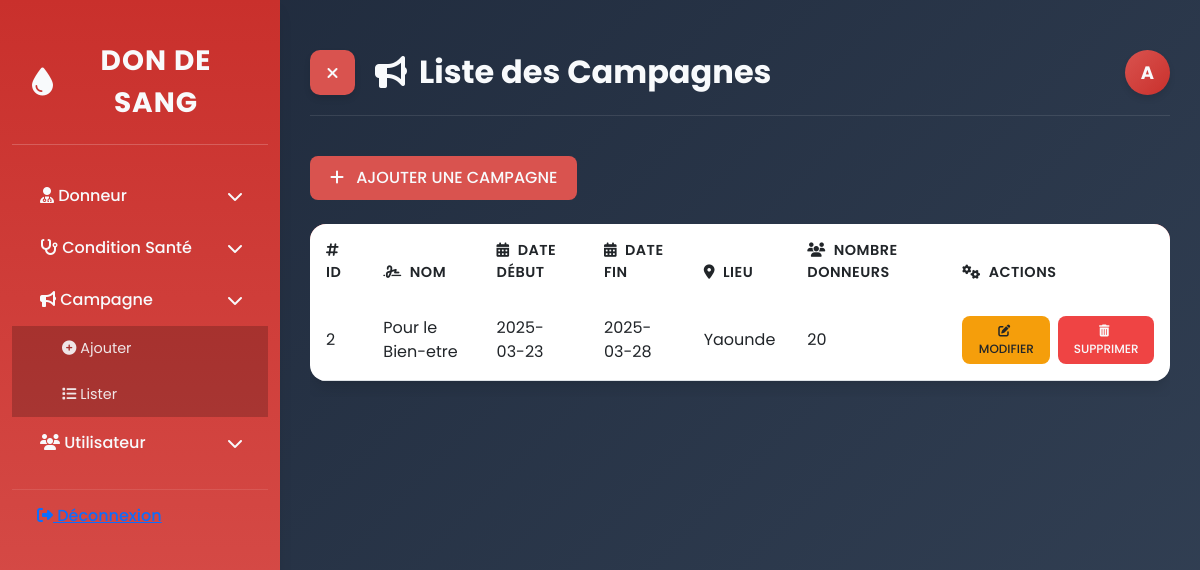
Screenshot of /index.php?action=lister_campagnes (signed in) with the database file from the repository.
### tables this page shows
CREATE TABLE `campagnes` (
  `ID_Campagne` int NOT NULL AUTO_INCREMENT,
  `Nom_Campagne` varchar(100) NOT NULL,
  `Date_Debut` date NOT NULL,
  `Date_Fin` date NOT NULL,
  `Lieu` varchar(100) NOT NULL,
  `Nombre_Donneurs` int DEFAULT '0',
  PRIMARY KEY (`ID_Campagne`)
);

### controllers/CampagneController.php (called while the page is built, shortened)
<?php
require_once '../classes/Campagne.php';
class CampagneController {
    private $campagne;
    public function __construct() {
        $this->campagne = new Campagne();
    }
    public function listerCampagnes() {
        $campagnes = $this->campagne->lireTous();
        require_once '../views/campagnes/liste.php';
    }
}
?>

### config/Database.php (called while the page is built, shortened)
<?php
class Database {
    private $host = "localhost";
    private $dbname = "gestion_donneurs";
    private $username = "root";
    private $password = "Keyce-2024";
    private $pdo;
    public function connect() {
        if ($this->pdo === null) {
            try {
                $this->pdo = new PDO(
                    "mysql:host={$this->host};dbname={$this->dbname};charset=utf8",
                    $this->username,
                    $this->password
                );
                $this->pdo->setAttribute(PDO::ATTR_ERRMODE, PDO::ERRMODE_EXCEPTION);
                $this->pdo->setAttribute(PDO::ATTR_DEFAULT_FETCH_MODE, PDO::FETCH_ASSOC);
            } catch (PDOException $e) {
                die("Erreur de connexion à la base de données : " . $e->getMessage());
            }
        }
        return $this->pdo;
    }
}
?>

### classes/Campagne.php (called while the page is built, shortened)
<?php
require_once '../config/Database.php';
class Campagne {
    private $db;
    public function __construct() {
        $this->db = (new Database())->connect();
    }
    public function lireTous() {
        $query = "SELECT * FROM Campagnes";
        $stmt = $this->db->prepare($query);
        $stmt->execute();
        return $stmt->fetchAll(PDO::FETCH_ASSOC);
    }
}
?>

### views/campagnes/liste.php (the view, shortened to what this page needs)
<?php
$roleLetter = '';
switch ($_SESSION['utilisateur_role'] ?? 'inconnu') {
    case 'admin':
        $roleLetter = 'A';
        break;
}
?>
<!DOCTYPE html>
<html lang="fr">
<head>
    <link rel="stylesheet" href="https://cdnjs.cloudflare.com/ajax/libs/bootstrap/5.3.0/css/bootstrap.min.css">
    <link rel="stylesheet" href="https://cdnjs.cloudflare.com/ajax/libs/font-awesome/6.4.0/css/all.min.css">
</head>
<body>
    <div class="container-fluid">
        <div class="row">
            <div class="sidebar" id="sidebar">
                <div class="sidebar-header">
                    <div class="sidebar-logo">
                        <i class="fas fa-tint"></i> Don de Sang
                    </div>
                </div>
                <div class="sidebar-menu">
                    <div class="menu-item" id="menuDonneur">
                        <div><i class="fas fa-user-md"></i> Donneur</div>
                        <i class="fas fa-chevron-down"></i>
                    </div>
                    <div class="menu-item" id="menuConditionSanter">
                        <div><i class="fas fa-stethoscope"></i> Condition Santé</div>
                        <i class="fas fa-chevron-down"></i>
                    </div>
                    <div class="menu-item" id="menuCampagne">
                        <div><i class="fas fa-bullhorn"></i> Campagne</div>
                        <i class="fas fa-chevron-down"></i>
                    </div>
                    <div class="sub-menu" id="subMenuCampagne">
                        <div class="sub-menu-item"><a href="index.php?action=ajouter_campagne"><i class="fas fa-plus-circle"></i> Ajouter</a></div>
                        <div class="sub-menu-item"><a href="index.php?action=lister_campagnes"><i class="fas fa-list"></i> Lister</a></div>
                    </div>
                    <?php if (isset($_SESSION['utilisateur_role']) && $_SESSION['utilisateur_role'] === 'admin'): ?>
                        <div class="menu-item" id="menuUtilisateur">
                            <div><i class="fas fa-users"></i> Utilisateur</div>
                            <i class="fas fa-chevron-down"></i>
                        </div>
                    <?php endif; ?>
                    <div class="logout-item">
                        <a href="index.php?action=deconnecter"><i class="fas fa-sign-out-alt"></i> Déconnexion</a>
                    </div>
                </div>
            </div>
            <div class="main-content" id="mainContent">
                <div class="page-header">
                    <div style="display: flex; align-items: center;">
                        <button id="sidebarToggle" aria-label="Toggle Sidebar">
                            <i class="fas fa-bars"></i>
                        </button>
                        <h1><i class="fas fa-bullhorn"></i> Liste des Campagnes</h1>
                    </div>
                    <div class="user-circle" data-bs-toggle="modal" data-bs-target="#userInfoModal">
                        <?php echo $roleLetter; ?>
                    </div>
                </div>
                <a href="index.php?action=ajouter_campagne" class="btn btn-primary mb-4">
                    <i class="fas fa-plus me-2"></i> Ajouter une campagne
                </a>
                <div class="table-responsive">
                    <table class="table custom-table">
                        <thead>
                            <tr>
                                <th><i class="fas fa-hashtag me-1"></i> ID</th>
                                <th><i class="fas fa-signature me-1"></i> Nom</th>
                                <th><i class="fas fa-calendar-alt me-1"></i> Date Début</th>
                                <th><i class="fas fa-calendar-alt me-1"></i> Date Fin</th>
                                <th><i class="fas fa-map-marker-alt me-1"></i> Lieu</th>
                                <th><i class="fas fa-users me-1"></i> Nombre Donneurs</th>
                                <th><i class="fas fa-cogs me-1"></i> Actions</th>
                            </tr>
                        </thead>
                        <tbody>
                            <?php foreach ($campagnes as $campagne): ?>
                                <tr>
                                    <td><?php echo $campagne['ID_Campagne']; ?></td>
                                    <td><?php echo $campagne['Nom_Campagne']; ?></td>
                                    <td><?php echo $campagne['Date_Debut']; ?></td>
                                    <td><?php echo $campagne['Date_Fin']; ?></td>
                                    <td><?php echo $campagne['Lieu']; ?></td>
                                    <td><?php echo $campagne['Nombre_Donneurs']; ?></td>
                                    <td>
                                        <div class="d-flex gap-2">
                                            <a href="index.php?action=modifier_campagne&id=<?php echo $campagne['ID_Campagne']; ?>" class="btn btn-warning">
                                                <i class="fas fa-edit me-1"></i> Modifier
                                            </a>
                                            <button onclick="confirmDelete(<?php echo $campagne['ID_Campagne']; ?>)" class="btn btn-danger">
                                                <i class="fas fa-trash-alt me-1"></i> Supprimer
                                            </button>
                                        </div>
                                    </td>
                                </tr>
                            <?php endforeach; ?>
                        </tbody>
                    </table>
                </div>
            </div>
        </div>
    </div>
</body>
</html>

### rows the page displays
campagnes: ID_Campagne "2", Nom_Campagne "Pour le Bien-etre", Date_Debut "2025-03-23", Date_Fin "2025-03-28", Lieu "Yaounde", Nombre_Donneurs "20"

### other values shown
$roleLetter "A"
